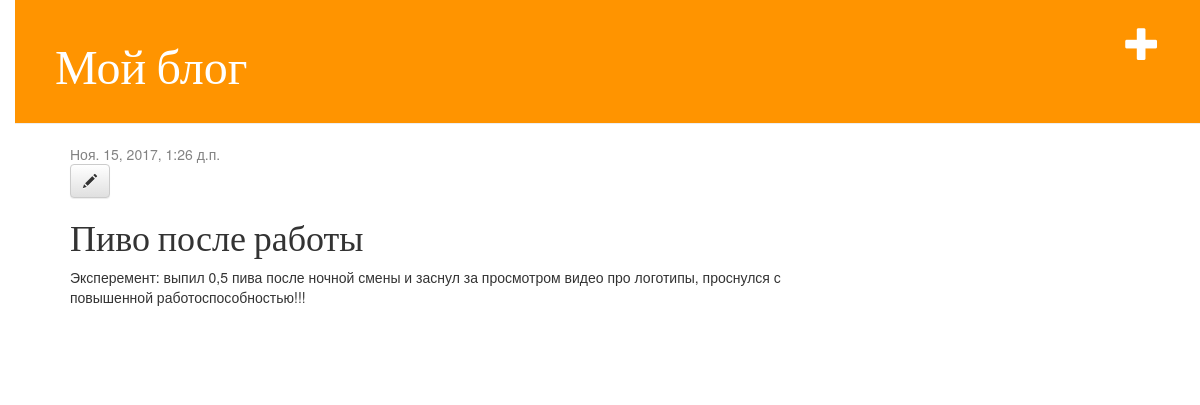
Page /post/2/ (signed in) on the committed database.
### blog/models.py (models this page shows, shortened)
class Post(models.Model):
    author = models.ForeignKey('auth.User')
    title = models.CharField(max_length=200)
    text = models.TextField()
    created_date = models.DateTimeField(
            default=timezone.now)
    published_date = models.DateTimeField(
            blank=True, null=True)

### blog/views.py (the view)
# urls.py: url(r'^post/(?P<pk>\d+)/$', views.post_detail, name='post_detail'),
def post_detail(request, pk):
    post = get_object_or_404(Post, pk=pk)
    return render(request, 'blog/post_detail.html', {'post': post})

### blog/templates/blog/post_detail.html
{% extends 'blog/base.html' %}
{% block content %}
    <div class="post">
        {% if post.published_date %}
            <div class="date">
                {{ post.published_date }}
            </div>
        {% endif %}
        {% if user.is_authenticated %}
     		<a class="btn btn-default" href="{% url 'post_edit' pk=post.pk %}"><span class="glyphicon glyphicon-pencil"></span></a>
		{% endif %}
        <h1>{{ post.title }}</h1>
        <p>{{ post.text|linebreaksbr }}</p>
    </div>
{% endblock %}

### blog/static/css/blog.css (style rules this page uses)
body { padding-left: 15px; }
h1, h2, h3, h4 { font-family: 'Lobster', cursive; }
.date { color: #828282; }
.post { margin-bottom: 70px; }

### rows in the picture
Post: published_date "Ноя. 15, 2017, 1:26 д.п.", title "Пиво после работы", text "Эксперемент: выпил 0,5 пива после ночной смены и заснул за просмотром видео про логотипы, проснулся с повышенной работоспособностью!!!"
